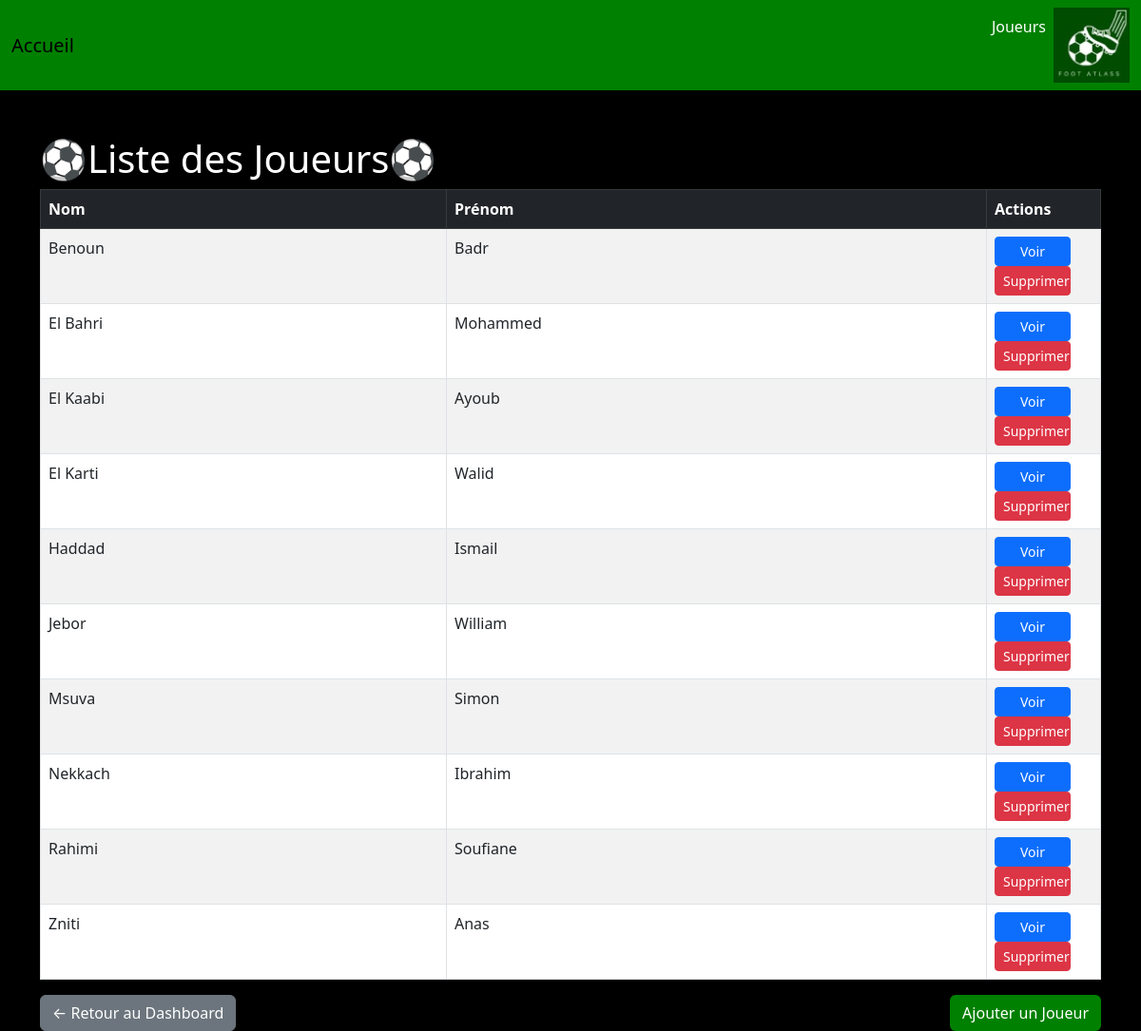
Page /pages/joueurs.php on the committed database.
### tables this page shows
CREATE TABLE IF NOT EXISTS `joueurs` (
  `id` int NOT NULL AUTO_INCREMENT,
  `nom` varchar(100) NOT NULL,
  `role` varchar(50) DEFAULT NULL,
  `age` int DEFAULT NULL,
  `equipes` int DEFAULT NULL,
  `prenom` varchar(100) DEFAULT NULL,
  `origine` varchar(100) DEFAULT NULL,
  `nationalite` varchar(100) DEFAULT NULL,
  `date_naissance` date DEFAULT NULL,
  `clubs` text,
  `goals` int DEFAULT NULL,
  `moyenne_note` decimal(3,1) NOT NULL DEFAULT '1.0',
  PRIMARY KEY (`id`),
  KEY `equipe_id` (`equipes`)
);

### pages/joueurs.php (the view, shortened to what this page needs)
<?php
include "../config/db.php";
$stmt = $pdo->query("SELECT * FROM joueurs ORDER BY nom ASC");
$joueurs = $stmt->fetchAll(PDO::FETCH_ASSOC);
?>
<!DOCTYPE html>
<html lang="fr">
<head>
  <link href="https://cdn.jsdelivr.net/npm/bootstrap@5.3.0/dist/css/bootstrap.min.css" rel="stylesheet">
</head>
<body>
  <nav class="navbar navbar-expand-lg navbar-custom">
    <div class="container-fluid">
      <a class="navbar-brand" href="index.php">Accueil</a>
      <div class="collapse navbar-collapse">
        <ul class="navbar-nav ms-auto">
          <li class="nav-item">
            <a class="nav-link" href="joueurs.php">Joueurs</a>
          </li>
          <img src="../assets/images/logo.jpg" alt="Connexion" id="login-btn" style="  width: 80px;">
        </ul>
      </div>
    </div>
  </nav>
  <div class="container mt-5">
    <h1 class="text-white">⚽Liste des Joueurs⚽</h1>
    <table class="table table-bordered table-striped">
      <thead class="table-dark">
        <tr>
          <th>Nom</th>
          <th>Prénom</th>
          <th class="actions-col">Actions</th>
        </tr>
      </thead>
      <tbody>
        <?php foreach ($joueurs as $joueur) : ?>
          <tr>
            <td><?= htmlspecialchars($joueur['nom']) ?></td>
            <td><?= htmlspecialchars($joueur['prenom']) ?></td>
            <td class="actions-col">
              <a href="joueur.php?id=<?= $joueur['id'] ?>" class="btn btn-primary btn-sm">Voir</a>
              <a href="joueurs.php?supprimer=<?= $joueur['id'] ?>" class="btn btn-danger btn-sm"
                 onclick="return confirm('Voulez-vous vraiment supprimer ce joueur ?')">Supprimer</a>
            </td>
          </tr>
        <?php endforeach; ?>
      </tbody>
    </table>
    <div class="d-flex justify-content-between mt-3">
      <a href="dashboard_football.php" class="btn btn-secondary">← Retour au Dashboard</a>
      <a href="ajouter_joueur.php" class="btn btn-custom">Ajouter un Joueur</a>
    </div>
  </div>
</body>
</html>

### pages/joueurs.php (style rules this page uses)
body { background-color: #000; min-height: 100vh; margin: 0; padding: 0; color: #fff; }
.navbar-custom { background-color: #008000; }
.navbar-custom .nav-link { color: #fff; }
.btn-custom { background-color: #008000; color: #fff; }
table { background-color: #fff; margin: 0 auto; }
.btn-sm { width: 80px; text-align: center; }
.actions-col { width: 120px; }

### rows in the picture
joueurs: nom "Benoun", prenom "Badr"
joueurs: nom "El Bahri", prenom "Mohammed"
joueurs: nom "El Kaabi", prenom "Ayoub"
joueurs: nom "El Karti", prenom "Walid"
joueurs: nom "Haddad", prenom "Ismail"
joueurs: nom "Jebor", prenom "William"
joueurs: nom "Msuva", prenom "Simon"
joueurs: nom "Nekkach", prenom "Ibrahim"
joueurs: nom "Rahimi", prenom "Soufiane"
joueurs: nom "Zniti", prenom "Anas"
